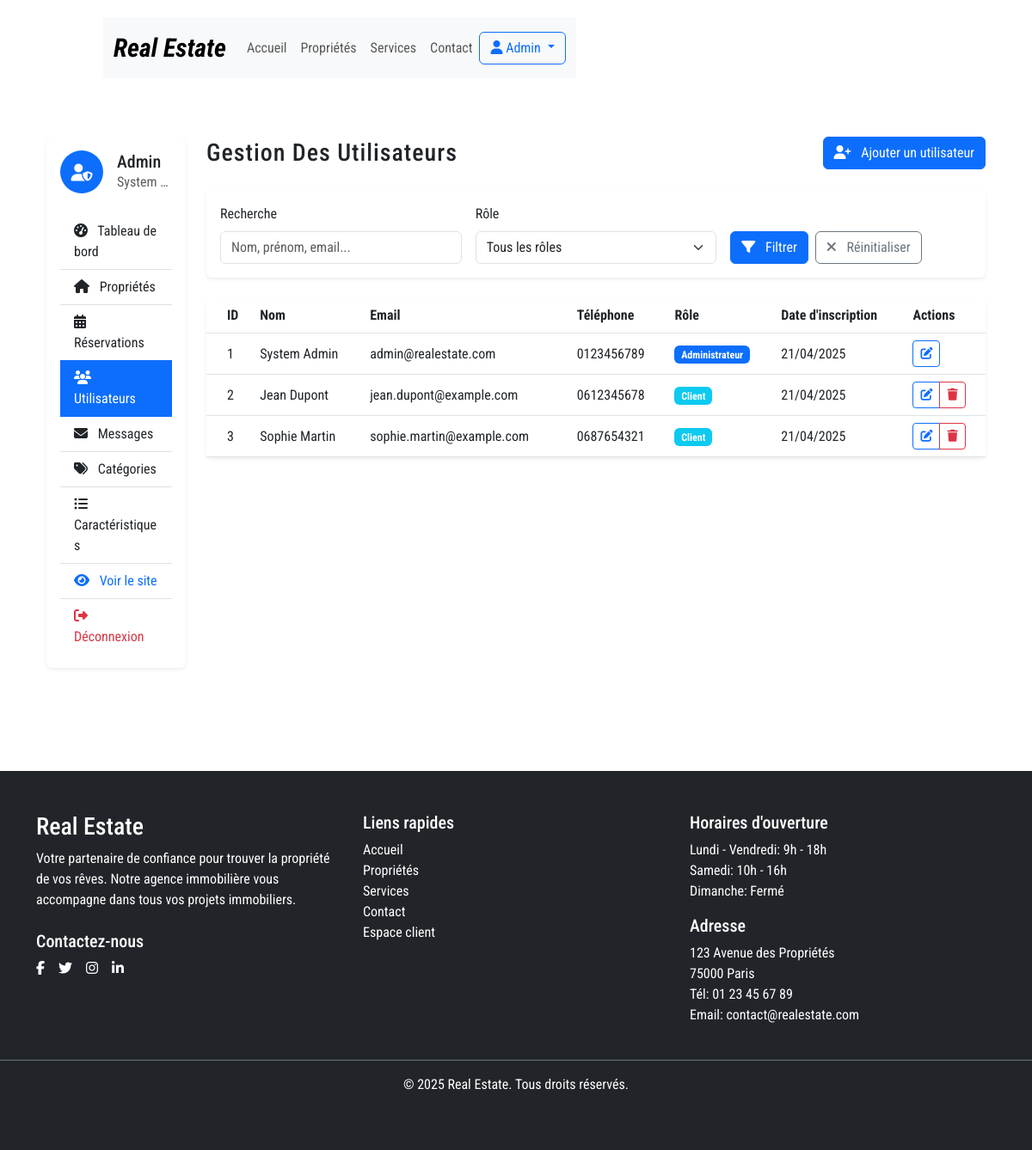
Screenshot of /admin/utilisateurs.php (signed in) with the database file from the repository.
### tables this page shows
CREATE TABLE IF NOT EXISTS users (
    id INT AUTO_INCREMENT PRIMARY KEY,
    nom VARCHAR(100) NOT NULL,
    prenom VARCHAR(100) NOT NULL,
    email VARCHAR(100) NOT NULL UNIQUE,
    password VARCHAR(255) NOT NULL,
    telephone VARCHAR(20),
    role ENUM('client', 'admin') DEFAULT 'client',
    date_inscription DATETIME DEFAULT CURRENT_TIMESTAMP,
    derniere_connexion DATETIME,
    UNIQUE (email)
);

### includes/functions.php (called while the page is built, shortened)
<?php
function getUsers($pdo, $filters = [], $limit = null, $offset = 0) {
    $sql = "SELECT * FROM users WHERE 1=1";
    $params = [];
    $sql .= " ORDER BY date_inscription DESC";
    if ($limit !== null) {
        $sql .= " LIMIT :offset, :limit";
        $params[':offset'] = $offset;
        $params[':limit'] = $limit;
    }
    $stmt = $pdo->prepare($sql);
    foreach ($params as $key => $value) {
        if ($key == ':offset' || $key == ':limit') {
            $stmt->bindValue($key, $value, PDO::PARAM_INT);
        } else {
            $stmt->bindValue($key, $value);
        }
    }
    $stmt->execute();
    return $stmt->fetchAll();
}
function formatDate($date) {
    return date('d/m/Y', strtotime($date));
}

### admin/utilisateurs.php (the view, shortened to what this page needs)
<?php
require_once '../includes/header.php';
require_once '../includes/functions.php';
$pdo = getDbConnection();
$page = isset($_GET['page']) ? (int)$_GET['page'] : 1;
$limit = 10;
$offset = ($page - 1) * $limit;
$filters = [];
$utilisateurs = getUsers($pdo, $filters, $limit, $offset);
?>
<div class="container-fluid py-4">
    <div class="row">
        <div class="col-lg-2 mb-4">
            <div class="card border-0 shadow-sm">
                <div class="card-body p-3">
                    <div class="d-flex align-items-center mb-4">
                        <div class="flex-shrink-0">
                            <div class="bg-primary text-white rounded-circle p-3" style="width: 50px; height: 50px; display: flex; align-items: center; justify-content: center;">
                                <i class="fas fa-user-shield fa-lg"></i>
                            </div>
                        </div>
                        <div class="flex-grow-1 ms-3" style="min-width: 0;">
                            <h5 class="mb-0 text-truncate">Admin</h5>
                            <p class="text-muted mb-0 text-truncate" title="<?php echo htmlspecialchars($_SESSION['user_prenom'] . ' ' . $_SESSION['user_nom']); ?>"><?php echo htmlspecialchars($_SESSION['user_prenom'] . ' ' . $_SESSION['user_nom']); ?></p>
                        </div>
                    </div>
                    <div class="list-group list-group-flush">
                        <a href="/fred/admin/dashboard.php" class="list-group-item list-group-item-action">
                            <i class="fas fa-tachometer-alt me-2"></i> Tableau de bord
                        </a>
                        <a href="/fred/admin/proprietes.php" class="list-group-item list-group-item-action">
                            <i class="fas fa-home me-2"></i> Propriétés
                        </a>
                        <a href="/fred/admin/reservations.php" class="list-group-item list-group-item-action">
                            <i class="fas fa-calendar-alt me-2"></i> Réservations
                        </a>
                        <a href="/fred/admin/utilisateurs.php" class="list-group-item list-group-item-action active">
                            <i class="fas fa-users me-2"></i> Utilisateurs
                        </a>
                        <a href="/fred/admin/messages.php" class="list-group-item list-group-item-action">
                            <i class="fas fa-envelope me-2"></i> Messages
                        </a>
                        <a href="/fred/admin/categories.php" class="list-group-item list-group-item-action">
                            <i class="fas fa-tags me-2"></i> Catégories
                        </a>
                        <a href="/fred/admin/caracteristiques.php" class="list-group-item list-group-item-action">
                            <i class="fas fa-list-ul me-2"></i> Caractéristiques
                        </a>
                        <a href="/fred/index.php" class="list-group-item list-group-item-action text-primary">
                            <i class="fas fa-eye me-2"></i> Voir le site
                        </a>
                        <a href="/fred/logout.php" class="list-group-item list-group-item-action text-danger">
                            <i class="fas fa-sign-out-alt me-2"></i> Déconnexion
                        </a>
                    </div>
                </div>
            </div>
        </div>
        <div class="col-lg-10">
            <div class="d-flex justify-content-between align-items-center mb-4">
                <h1 class="h3 mb-0">Gestion des utilisateurs</h1>
                <a href="/fred/admin/utilisateur_add.php" class="btn btn-primary">
                    <i class="fas fa-user-plus me-2"></i> Ajouter un utilisateur
                </a>
            </div>
            <div class="card border-0 shadow-sm mb-4">
                <div class="card-body">
                    <form action="" method="get" class="row g-3">
                        <div class="col-md-4">
                            <label for="search" class="form-label">Recherche</label>
                            <input type="text" name="search" id="search" class="form-control" placeholder="Nom, prénom, email..." value="<?php echo isset($_GET['search']) ? htmlspecialchars($_GET['search']) : ''; ?>">
                        </div>
                        <div class="col-md-4">
                            <label for="role" class="form-label">Rôle</label>
                            <select name="role" id="role" class="form-select">
                                <option value="">Tous les rôles</option>
                            </select>
                        </div>
                        <div class="col-md-4 d-flex align-items-end">
                            <button type="submit" class="btn btn-primary me-2">
                                <i class="fas fa-filter me-2"></i> Filtrer
                            </button>
                            <a href="/fred/admin/utilisateurs.php" class="btn btn-outline-secondary">
                                <i class="fas fa-times me-2"></i> Réinitialiser
                            </a>
                        </div>
                    </form>
                </div>
            </div>
            <div class="card border-0 shadow-sm">
                <div class="card-body p-0">
                    <div class="table-responsive">
                        <table class="table table-hover align-middle mb-0">
                            <thead class="bg-light">
                                <tr>
                                    <th scope="col" class="ps-4">ID</th>
                                    <th scope="col">Nom</th>
                                    <th scope="col">Email</th>
                                    <th scope="col">Téléphone</th>
                                    <th scope="col">Rôle</th>
                                    <th scope="col">Date d'inscription</th>
                                    <th scope="col">Actions</th>
                                </tr>
                            </thead>
                            <tbody>
                                <?php if (empty($utilisateurs)): ?>
                                <tr>
                                    <td colspan="7" class="text-center py-4">Aucun utilisateur trouvé.</td>
                                </tr>
                                <?php else: ?>
                                    <?php foreach ($utilisateurs as $utilisateur): ?>
                                    <tr>
                                        <td class="ps-4"><?php echo $utilisateur['id']; ?></td>
                                        <td>
                                            <?php echo htmlspecialchars($utilisateur['prenom'] . ' ' . $utilisateur['nom']); ?>
                                        </td>
                                        <td><?php echo htmlspecialchars($utilisateur['email']); ?></td>
                                        <td><?php echo htmlspecialchars($utilisateur['telephone']); ?></td>
                                        <td>
                                            <?php if ($utilisateur['role'] == 'admin'): ?>
                                            <span class="badge bg-primary">Administrateur</span>
                                            <?php else: ?>
                                            <span class="badge bg-info">Client</span>
                                            <?php endif; ?>
                                        </td>
                                        <td><?php echo formatDate($utilisateur['date_inscription']); ?></td>
                                        <td>
                                            <div class="btn-group">
                                                <a href="/fred/admin/utilisateur_edit.php?id=<?php echo $utilisateur['id']; ?>" class="btn btn-sm btn-outline-primary" title="Modifier">
                                                    <i class="fas fa-edit"></i>
                                                </a>
                                                <?php if ((int)$utilisateur['id'] !== (int)$_SESSION['user_id']): ?>
                                                <button type="button" class="btn btn-sm btn-outline-danger" title="Supprimer" data-bs-toggle="modal" data-bs-target="#deleteModal<?php echo $utilisateur['id']; ?>">
                                                    <i class="fas fa-trash"></i>
                                                </button>
                                                <?php endif; ?>
                                            </div>
                                        </td>
                                    </tr>
                                    <?php endforeach; ?>
                                <?php endif; ?>
                            </tbody>
                        </table>
                    </div>
                </div>
            </div>
        </div>
    </div>
</div>
<?php require_once '../includes/footer.php'; ?>

### style.css (style rules this page uses)
* { margin: 0; padding: 0; box-sizing: border-box; font-family: 'Roboto Condensed', sans-serif; }
body { transition: 0.5s; }
a { text-decoration: 0; }
h1 { font-size: 60px; font-weight: bold; letter-spacing: 1px; margin: 35px 0; text-transform: capitalize; }

### rows the page displays
users: id "1", prenom+nom "System Admin", email "admin@realestate.com", telephone "0123456789", role "Administrateur", date_inscription "21/04/2025"
users: id "2", prenom+nom "Jean Dupont", email "jean.dupont@example.com", telephone "0612345678", role "Client", date_inscription "21/04/2025"
users: id "3", prenom+nom "Sophie Martin", email "sophie.martin@example.com", telephone "0687654321", role "Client", date_inscription "21/04/2025"

### other values shown
$_SESSION['user_nom'] "Admin"
$_SESSION['user_prenom'] . ' ' . $_SESSION['user_nom'] "System…"
